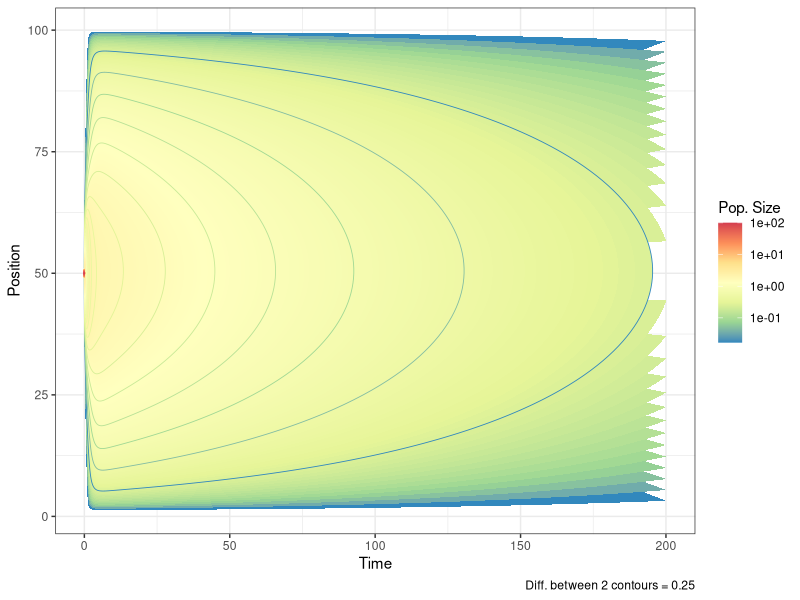
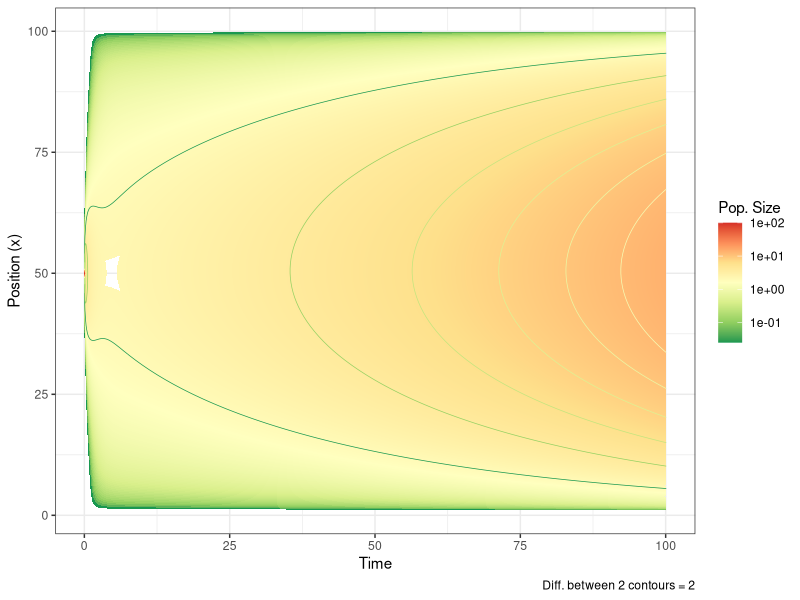

Here is the R script that generated these plots, in order:
## ---- chunk 1
knitr::opts_chunk$set(
	echo = TRUE,
	fig.dim = c(7, 4),
	message = FALSE,
	warning = FALSE,
	comment = "",
	dev = "png", dpi = 350,
	out.width = "100%"
)
library(ggplot2)
library(tidyr)
library(readr)
library(magrittr)
library(dplyr)
## ---- chunk 2
library(ggplot2)
library(dplyr)
library(magrittr)
library(tidyr)
data_extinct <- readr::read_delim("data_0.09.txt", "\t", escape_double = FALSE, col_names = FALSE, trim_ws = TRUE) %>%
    set_names(c("time", paste0("",seq(1,100,1))))

df <- data_extinct %>% 
    gather(key=i, value=N, -time) %>%
    mutate(i = as.integer(i)) %>%
    arrange(time, i)

ggplot(df, aes(x=time, y=i, z = N))+
    stat_contour(geom = "polygon", 
                 aes(fill = ..level..),
                 bins = 6000) +
    scale_fill_distiller(palette="Spectral", 
                         trans="log10")+
    geom_contour(aes(colour = ..level..), 
                 binwidth=0.25,
                 lwd=0.3, show.legend = F)+
    scale_color_distiller(palette="Spectral", 
                         trans="log10")+
    labs(x="Time", y="Position", fill="Pop. Size",
         caption= "Diff. between 2 contours = 0.25")+
    theme_bw()
## ---- chunk 3
data_growth <- readr::read_delim("data_0.12.txt", "\t", escape_double = FALSE, col_names = FALSE, trim_ws = TRUE) %>%
    set_names(c("time", paste0("",seq(1,100,1))))

df <- data_growth %>% 
    gather(key=i, value=N, -time) %>%
    mutate(i = as.integer(i)) %>%
    arrange(time, i)

ggplot(df, aes(x=time, y=i, z = N))+
    stat_contour(geom = "polygon", 
                 aes(fill = ..level..),
                 bins = 4000) +
    scale_fill_distiller(palette="RdYlGn", 
                         trans="log10")+
    geom_contour(aes(colour = ..level..), 
                 binwidth=2,
                 lwd=0.25, show.legend = F)+
    scale_color_distiller(palette="RdYlGn", 
                         trans="log10")+
    labs(x="Time", y="Position (x)", fill="Pop. Size",
         caption = "Diff. between 2 contours = 2")+
    theme_bw()
